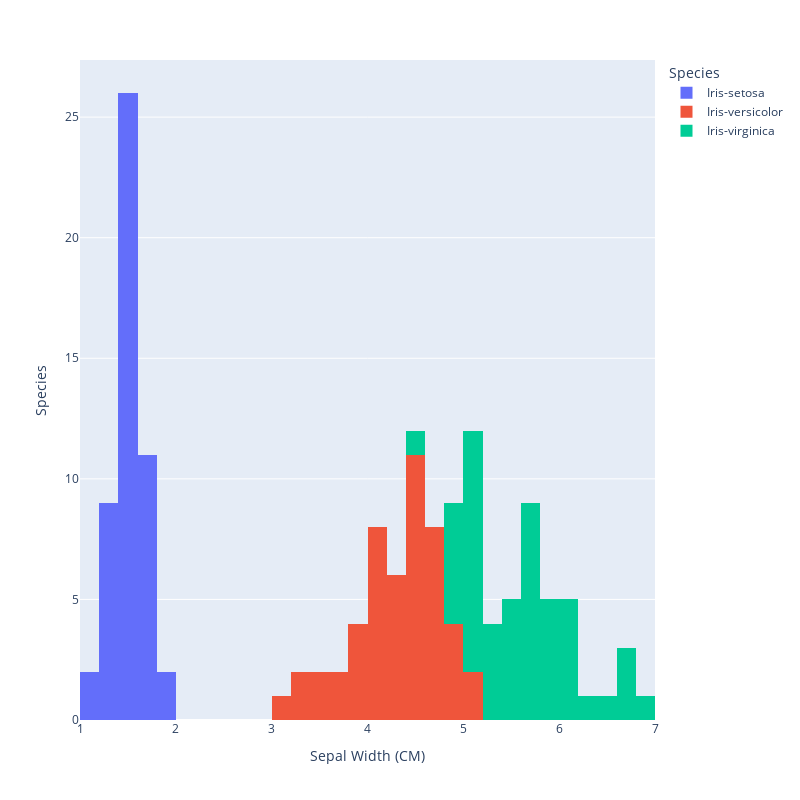

The cell this chart's notebook holds for it:
### Code cell
fig = px.histogram(data_frame=df, x='PetalLengthCm',color='Species',nbins=30,width=800, height=800).update_layout(xaxis_title="Sepal Width (CM)", yaxis_title="Species")
fig.show()

### Figure 1 — Plotly figure (JSON) as saved in the notebook; plotly's stock layout.template omitted (floating-point values rounded to 4 significant figures)
{"data": [{"alignmentgroup": "True", "bingroup": "x", "hovertemplate": "Species=Iris-setosa<br>PetalLengthCm=%{x}<br>count=%{y}<extra></extra>", "legendgroup": "Iris-setosa", "marker": {"color": "#636efa", "pattern": {"shape": ""}}, "name": "Iris-setosa", "nbinsx": 30, "offsetgroup": "Iris-setosa", "orientation": "v", "showlegend": true, "type": "histogram", "x": [1.4, 1.4, 1.3, 1.5, 1.4, 1.7, 1.4, 1.5, 1.4, 1.5, 1.5, 1.6, 1.4, 1.1, 1.2, 1.5, 1.3, 1.4, 1.7, 1.5, 1.7, 1.5, 1, 1.7, 1.9, 1.6, 1.6, 1.5, 1.4, 1.6, 1.6, 1.5, 1.5, 1.4, 1.5, 1.2, 1.3, 1.5, 1.3, 1.5, 1.3, 1.3, 1.3, 1.6, 1.9, 1.4, 1.6, 1.4, 1.5, 1.4], "xaxis": "x", "yaxis": "y"}, {"alignmentgroup": "True", "bingroup": "x", "hovertemplate": "Species=Iris-versicolor<br>PetalLengthCm=%{x}<br>count=%{y}<extra></extra>", "legendgroup": "Iris-versicolor", "marker": {"color": "#EF553B", "pattern": {"shape": ""}}, "name": "Iris-versicolor", "nbinsx": 30, "offsetgroup": "Iris-versicolor", "orientation": "v", "showlegend": true, "type": "histogram", "x": [4.7, 4.5, 4.9, 4, 4.6, 4.5, 4.7, 3.3, 4.6, 3.9, 3.5, 4.2, 4, 4.7, 3.6, 4.4, 4.5, 4.1, 4.5, 3.9, 4.8, 4, 4.9, 4.7, 4.3, 4.4, 4.8, 5, 4.5, 3.5, 3.8, 3.7, 3.9, 5.1, 4.5, 4.5, 4.7, 4.4, 4.1, 4, 4.4, 4.6, 4, 3.3, 4.2, 4.2, 4.2, 4.3, 3, 4.1], "xaxis": "x", "yaxis": "y"}, {"alignmentgroup": "True", "bingroup": "x", "hovertemplate": "Species=Iris-virginica<br>PetalLengthCm=%{x}<br>count=%{y}<extra></extra>", "legendgroup": "Iris-virginica", "marker": {"color": "#00cc96", "pattern": {"shape": ""}}, "name": "Iris-virginica", "nbinsx": 30, "offsetgroup": "Iris-virginica", "orientation": "v", "showlegend": true, "type": "histogram", "x": [6, 5.1, 5.9, 5.6, 5.8, 6.6, 4.5, 6.3, 5.8, 6.1, 5.1, 5.3, 5.5, 5, 5.1, 5.3, 5.5, 6.7, 6.9, 5, 5.7, 4.9, 6.7, 4.9, 5.7, 6, 4.8, 4.9, 5.6, 5.8, 6.1, 6.4, 5.6, 5.1, 5.6, 6.1, 5.6, 5.5, 4.8, 5.4, 5.6, 5.1, 5.1, 5.9, 5.7, 5.2, 5, 5.2, 5.4, 5.1], "xaxis": "x", "yaxis": "y"}], "layout": {"barmode": "relative", "height": 800, "legend": {"title": {"text": "Species"}, "tracegroupgap": 0}, "margin": {"t": 60}, "width": 800, "xaxis": {"anchor": "y", "domain": [0, 1], "title": {"text": "Sepal Width (CM)"}}, "yaxis": {"anchor": "x", "domain": [0, 1], "title": {"text": "Species"}}}}
